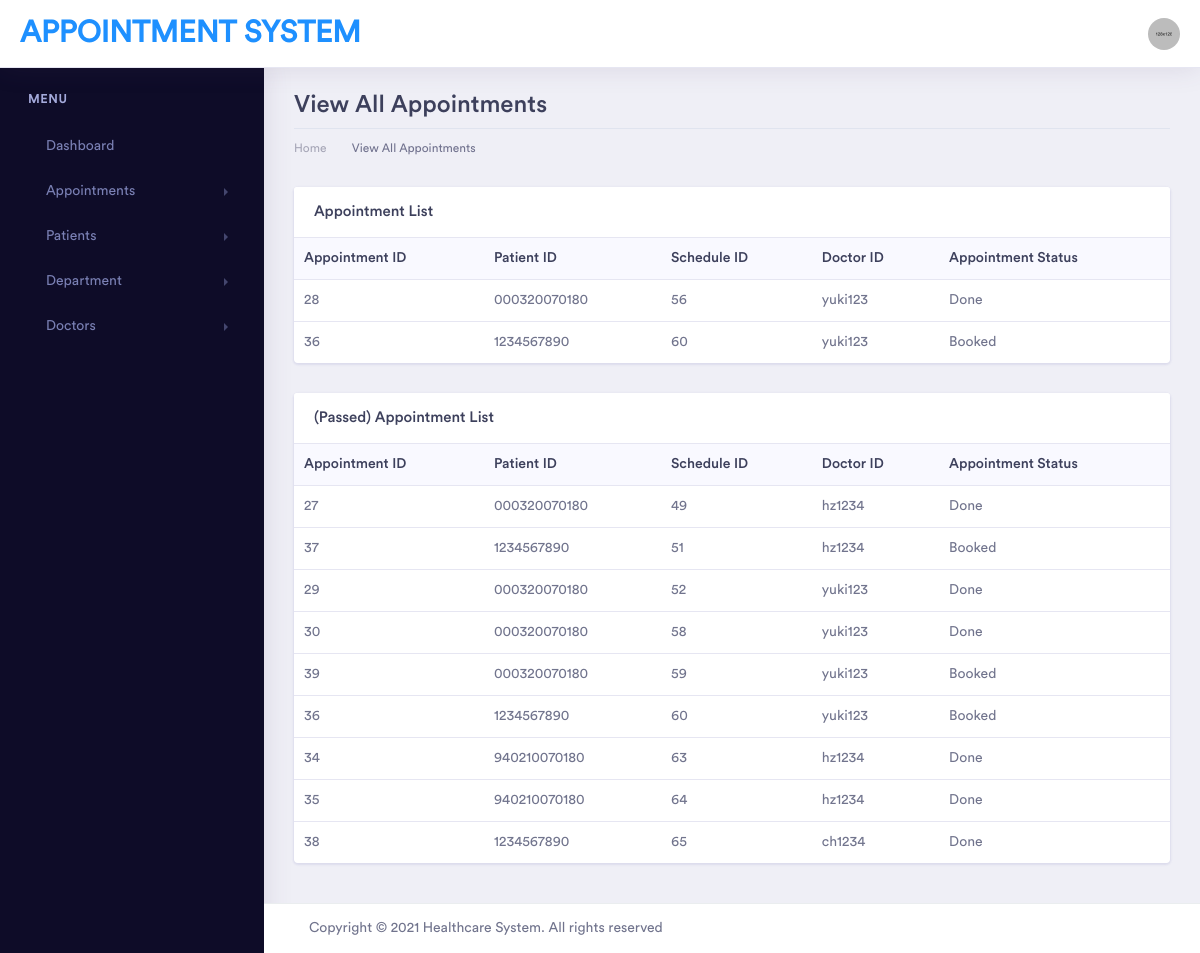
The page /dashboard/viewappointments.php (signed in) on the database its author committed.
### tables this page shows
CREATE TABLE `appointment` (
  `appointment_id` int(20) NOT NULL,
  `patientID` varchar(20) NOT NULL,
  `schedID` int(20) NOT NULL,
  `docID` varchar(10) NOT NULL,
  `remarks` varchar(255) NOT NULL
);

CREATE TABLE `doc_sched` (
  `sched_id` int(11) NOT NULL,
  `doc_id` varchar(20) NOT NULL,
  `doc_dept` varchar(30) NOT NULL,
  `sched_datetime` datetime NOT NULL,
  `sched_status` text NOT NULL
);

### dashboard/viewappointments.php (the view, shortened to what this page needs)
<!doctype html>
<html lang="en">
<head>
    <link rel="stylesheet" href="./assets/vendor/bootstrap/css/bootstrap.min.css">
    <link href="./assets/vendor/fonts/circular-std/style.css" rel="stylesheet">
    <link rel="stylesheet" href="./assets/libs/css/style.css">
    <link rel="stylesheet" href="./assets/vendor/fonts/fontawesome/css/fontawesome-all.css">
    <link rel="stylesheet" href="./assets/vendor/charts/chartist-bundle/chartist.css">
    <link rel="stylesheet" href="./assets/vendor/charts/morris-bundle/morris.css">
    <link rel="stylesheet" href="./assets/vendor/fonts/material-design-iconic-font/css/materialdesignicons.min.css">
    <link rel="stylesheet" href="./assets/vendor/charts/c3charts/c3.css">
    <link rel="stylesheet" href="./assets/vendor/fonts/flag-icon-css/flag-icon.min.css">
</head>
<body>
    <div class="dashboard-main-wrapper">
        <div class="dashboard-header">
            <nav class="navbar navbar-expand-lg bg-white fixed-top">
                <a class="navbar-brand" href="index.php" style="color:dodgerblue">Appointment System</a>
                <div class="collapse navbar-collapse " id="navbarSupportedContent">
                    <ul class="navbar-nav ml-auto navbar-right-top">
                        <li class="nav-item dropdown nav-user">
                            <a class="nav-link nav-user-img" href="#" id="navbarDropdownMenuLink2" data-toggle="dropdown" aria-haspopup="true" aria-expanded="false"><img src="assets/images/avatar-1.jpg" alt="" class="user-avatar-md rounded-circle"></a>
                        </li>
                    </ul>
                </div>
            </nav>
        </div>
        <?php include("includes/sidebar.php") ?>
        <div class="dashboard-wrapper">
            <div class="dashboard-ecommerce">
                <div class="container-fluid dashboard-content ">
					<div class="row">
                        <div class="col-xl-12 col-lg-12 col-md-12 col-sm-12 col-12">
                            <div class="page-header">
                                <h2 class="pageheader-title">View All Appointments</h2>
								<div class="page-breadcrumb">
                                    <nav aria-label="breadcrumb">
                                        <ol class="breadcrumb">
                                            <li class="breadcrumb-item"><a href="index.php" class="breadcrumb-link">Home</a></li>
                                            <li class="breadcrumb-item active" aria-current="page">View All Appointments</li>
                                        </ol>
                                    </nav>
                                </div>
                            </div>
                        </div>
                    </div>
					<body>
					<div class="ecommerce-widget">
                    <div class="row">
                            <div class="col-xl-12 col-lg-12 col-md-12 col-sm-12 col-12">
                                <div class="card">
                                    <h5 class="card-header">Appointment List</h5>
                                    <div class="card-body p-0">
                                        <div class="table-responsive">
                                            <?php
                                                $conn = new mysqli ('localhost', 'root','','health_appointment');
                                                $query = "SELECT * FROM appointment INNER JOIN doc_sched ON appointment.schedID = doc_sched.sched_id  WHERE DATE(doc_sched.sched_datetime) >= CURDATE() ORDER BY doc_sched.sched_id ";
                                                $result = mysqli_query($conn,$query);
                                            ?>
                                            <table class="table" id="docinfo">
                                                <thead class="bg-light">
                                                    <tr class="border-0">
                                                        <th class="border-0">Appointment ID</th>
                                                        <th class="border-0">Patient ID</th>
                                                        <th class="border-0">Schedule ID</th>
                                                        <th class="border-0">Doctor ID</th>
                                                        <th class="border-0">Appointment Status</th>
                                                    </tr>
                                                </thead>
                                                <tbody id="doclist">
                                                    <?php
                                                        if(mysqli_num_rows($result) > 0 ){
                                                            while($row = mysqli_fetch_array($result) ){
                                                    ?>
                                                                <tr>
                                                                    <td><?php echo $row['appointment_id']; ?></td>
                                                                    <td><?php echo $row['patientID']; ?></td>
                                                                    <td><?php echo $row['schedID']; ?></td>
                                                                    <td><?php echo $row['docID']; ?></td>
                                                                    <td><?php echo $row['sched_status']; ?></td>
                                                                </tr>
                                                    <?php
                                                            }
                                                        }
                                                        else{
                                                            echo "<td> No record found </td>";
                                                        }
                                                    ?>
                                                </tbody>
                                            </table>
                                        </div>
                                    </div>
                                </div>
                            </div>
                        </div>
					</div>
                    <div class="row">
                            <div class="col-xl-12 col-lg-12 col-md-12 col-sm-12 col-12">
                                <div class="card">
                                    <h5 class="card-header">(Passed) Appointment List</h5>
                                    <div class="card-body p-0">
                                        <div class="table-responsive">
                                            <?php
                                                $conn = new mysqli ('localhost', 'root','','health_appointment');
                                                $query = "SELECT * FROM appointment INNER JOIN doc_sched ON appointment.schedID = doc_sched.sched_id WHERE DATE(doc_sched.sched_datetime) <= CURDATE() ORDER BY doc_sched.sched_id ";
                                                $result = mysqli_query($conn,$query);
                                            ?>
                                            <table class="table" id="docinfo">
                                                <thead class="bg-light">
                                                    <tr class="border-0">
                                                        <th class="border-0">Appointment ID</th>
                                                        <th class="border-0">Patient ID</th>
                                                        <th class="border-0">Schedule ID</th>
                                                        <th class="border-0">Doctor ID</th>
                                                        <th class="border-0">Appointment Status</th>
                                                    </tr>
                                                </thead>
                                                <tbody id="doclist">
                                                    <?php
                                                        if(mysqli_num_rows($result) > 0 ){
                                                            while($row = mysqli_fetch_array($result) ){
                                                    ?>
                                                                <tr>
                                                                    <td><?php echo $row['appointment_id']; ?></td>
                                                                    <td><?php echo $row['patientID']; ?></td>
                                                                    <td><?php echo $row['schedID']; ?></td>
                                                                    <td><?php echo $row['docID']; ?></td>
                                                                    <td><?php echo $row['sched_status']; ?></td>
                                                                </tr>
                                                    <?php
                                                            }
                                                        }
                                                        else{
                                                            echo "<td> No record found </td>";
                                                        }
                                                    ?>
                                                </tbody>
                                            </table>
                                        </div>
                                    </div>
                                </div>
                            </div>
                        </div>
					</div>
					</body>
            <?php include("includes/footer.php") ?>

### rows shown on the page
appointment: appointment_id "28", patientID "000320070180", schedID "56", docID "yuki123", schedID.sched_status "Done"
appointment: appointment_id "36", patientID "1234567890", schedID "60", docID "yuki123", schedID.sched_status "Booked"
appointment: appointment_id "27", patientID "000320070180", schedID "49", docID "hz1234", schedID.sched_status "Done"
appointment: appointment_id "37", patientID "1234567890", schedID "51", docID "hz1234", schedID.sched_status "Booked"
appointment: appointment_id "29", patientID "000320070180", schedID "52", docID "yuki123", schedID.sched_status "Done"
appointment: appointment_id "30", patientID "000320070180", schedID "58", docID "yuki123", schedID.sched_status "Done"
appointment: appointment_id "39", patientID "000320070180", schedID "59", docID "yuki123", schedID.sched_status "Booked"
appointment: appointment_id "34", patientID "940210070180", schedID "63", docID "hz1234", schedID.sched_status "Done"
appointment: appointment_id "35", patientID "940210070180", schedID "64", docID "hz1234", schedID.sched_status "Done"
appointment: appointment_id "38", patientID "1234567890", schedID "65", docID "ch1234", schedID.sched_status "Done"
